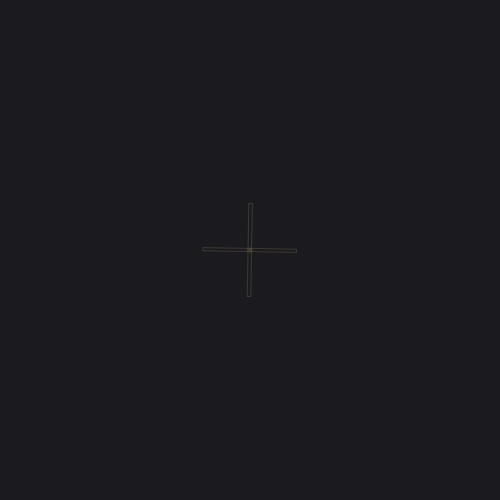
Frame 1 (no input)
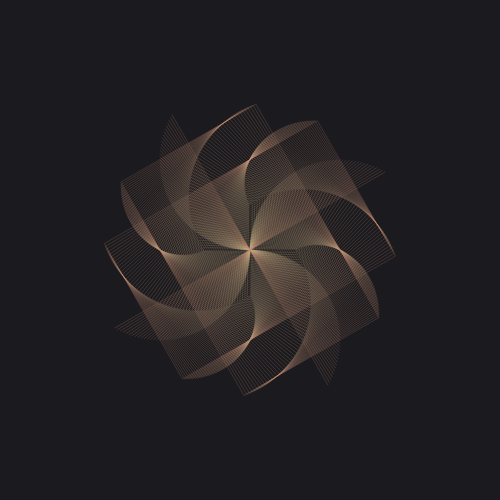
Frame 60 (no input)
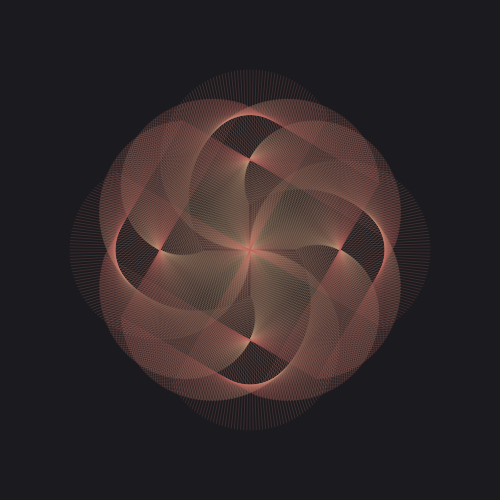
Frame 120 (the mouse pressed at the canvas centre since frame 60)

The p5.js sketch that drew these frames (run headless with seeded random() and noise() and a simulated clock; from frame 60 on, the mouse is pressed at the canvas centre):

// p5.js sketch
// ── sketch.js
function setup() {
  createCanvas(500, 500);
  background(color('#1b1a1e'));
  angleMode(DEGREES);
  frameRate(20);
  rectMode(CENTER);
  
}

function draw() {
  
  translate(width/2,height/2);
  rotate(frameCount);
 
  //variabili
  var angle=sin(frameCount) * 180;
  
  //colors and stroke
  stroke(lerpColor(color('#c6b487'), color('#b72e45'), frameCount/200))
  strokeWeight(0.2);
  noFill();
  
  //elements
  line(0, 0, 0,angle);
  line(0, 0, -angle, 0);
  line(0, 0, 0,-angle);
  line(0, 0, angle, 0);
  
  rect(0, 0, angle,angle+90);
  rect(0, 0, angle+90, angle);
  
  //no loop
  if (frameCount == 180) {
  noLoop();
  }

}
